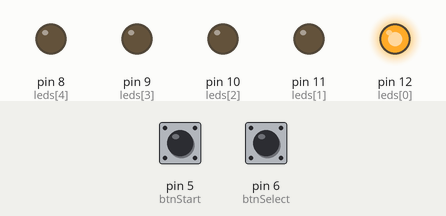
A sketch run on a simulated Arduino Uno, built with avr-gcc and run on an emulated ATmega328P. Shown: output pins drawn as LEDs (lit = HIGH). The inputs (shaded band) are chosen by the test bench; at power-on: pin 6 (btnSelect) LOW, pin 5 (btnStart) LOW. MIDI output is not drawn.

Above: at 1.3 s.
1.4 s: pin 6 (btnSelect) pulled HIGH for 1 s
At 1.8 s:
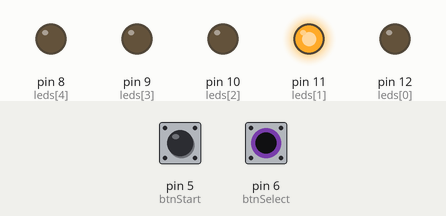
4.4 s: pin 6 (btnSelect) pulled HIGH for 0.15 s
At 4.8 s:
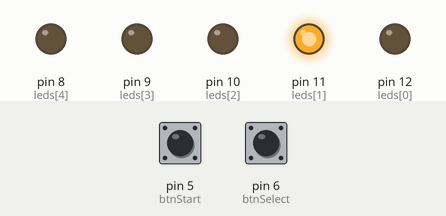
6.0 s: pin 6 (btnSelect) pulled HIGH for 0.15 s
At 7.2 s:
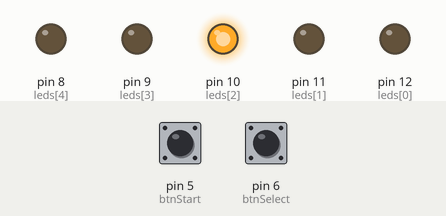
7.6 s: pin 6 (btnSelect) pulled HIGH for 3.2 s
At 8.0 s:
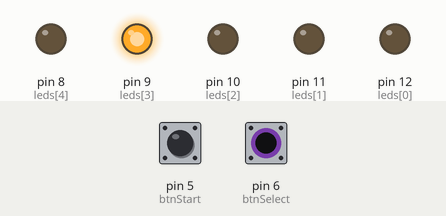
12.3 s: pin 6 (btnSelect) pulsed HIGH 5 times (0.12 s each, 0.3 s apart)
At 13.35 s:
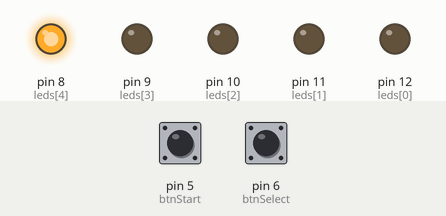
Timing chart, 0 to 15.3 s (numbered marks = the images above; inputs shaded):
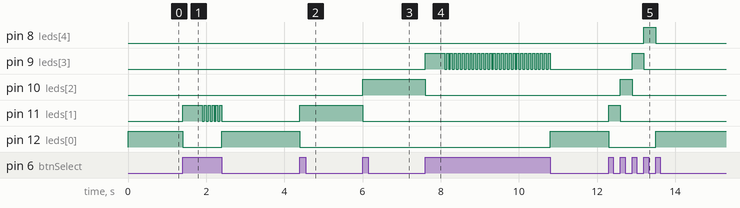

Measured:
- after the input at 1.4 s, pin 11 (leds[1]): LOW → HIGH at once, then repeats every 0.10 s: LOW 0.05 s, HIGH 0.05 s, until it stays LOW from 2.4 s; pin 12 (leds[0]): HIGH → LOW at once, → HIGH 1.0 s later
- after the input at 4.4 s, pin 11 (leds[1]): LOW → HIGH at once; pin 12 (leds[0]): HIGH → LOW at once
- after the input at 6.0 s, pin 10 (leds[2]): LOW → HIGH at once; pin 11 (leds[1]): HIGH → LOW at once
- after the input at 7.6 s, pin 9 (leds[3]): LOW → HIGH at once, then repeats every 0.10 s: LOW 0.05 s, HIGH 0.05 s, until it stays LOW from 10.8 s; pin 10 (leds[2]): HIGH → LOW at once; pin 12 (leds[0]): LOW → HIGH after 3.2 s
- after the input at 12.3 s, pin 8 (leds[4]): LOW → HIGH after 0.90 s, → LOW 0.30 s later; pin 9 (leds[3]): LOW → HIGH after 0.60 s, → LOW 0.30 s later; pin 10 (leds[2]): LOW → HIGH after 0.30 s, → LOW 0.30 s later; pin 11 (leds[1]): LOW → HIGH at once, → LOW 0.30 s later; pin 12 (leds[0]): HIGH → LOW at once, → HIGH 1.2 s later

The sketch:

rc505pedal.ino
```cpp
#include <MIDI.h>

const int btnStart = 5;
const int btnSelect = 6;
const int leds[5] = {12,11,10,9,8};


int btnStartState = 0;
int btnSelectState = 0;
unsigned long btnStartDebounce = 0;
unsigned long btnSelectDebounce = 0;
bool midiSent = false;
bool selectedTriggered = false;
int selected = 0;
int ccVals[5] = {1,2,3,4,5};
bool reset = false;
unsigned long debounceDelay = 200;

MIDI_CREATE_INSTANCE(HardwareSerial,Serial,midiOut);

void setup() {
  pinMode(btnStart, INPUT);
  pinMode(btnSelect, INPUT);

  for(int i=0;i<5;i++){
    pinMode(leds[i],OUTPUT);
    digitalWrite(leds[i], LOW);
  }
  digitalWrite(leds[selected],HIGH);

  midiOut.begin();
  delay(100);
}

void loop() {
  btnStartState = digitalRead(btnStart);
  btnSelectState = digitalRead(btnSelect);
  if(btnStartState==HIGH){
    if(!midiSent){
      btnStartDebounce = millis();
      midiSent = true;
      midiOut.sendControlChange(ccVals[selected],127,16);
      delay(10);
      midiOut.sendControlChange(ccVals[selected],0,16);
    }

  } else {
    if(midiSent && millis()-btnStartDebounce>debounceDelay){
      midiSent = false;
    }
  }

  if(btnSelectState==HIGH){
    if(!selectedTriggered){
      btnSelectDebounce = millis();
      selectedTriggered = true;
      digitalWrite(leds[selected],LOW);
      selected++;
      if(selected>4)selected = 0;
      digitalWrite(leds[selected],HIGH);

    } else {
      if(millis()-btnSelectDebounce>500){
        digitalWrite(leds[selected],LOW);
        delay(50);
        digitalWrite(leds[selected],HIGH);
        delay(50);
      }
    }
  } else {
    if(selectedTriggered && millis()-btnSelectDebounce>debounceDelay){
      if(selectedTriggered && millis()-btnSelectDebounce>500){
        digitalWrite(leds[selected],LOW);
        selected = 0;
        digitalWrite(leds[selected],HIGH);
      }
      selectedTriggered = false;
    }
  }


}
```
